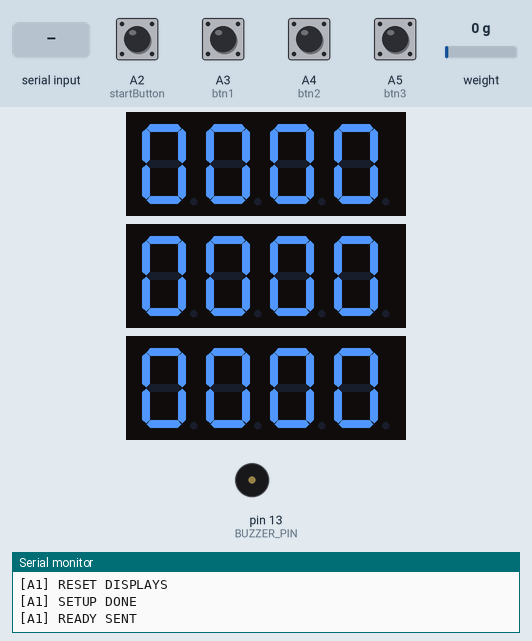
A sketch run on a simulated Arduino Uno, built with avr-gcc and run on an emulated ATmega328P. Shown: 3 × 4-digit seven-segment display, buzzer (waves = sounding), the last lines printed to the serial monitor. Inputs (shaded band) come from the test bench; at power-on: A2 (startButton), A3 (btn1), A4 (btn2), A5 (btn3) HIGH, weight on the scale 0 g.

Above: at 1.4 s.
1.5 s: A2 (startButton) pulled LOW for 1 s
At 2.32 s:
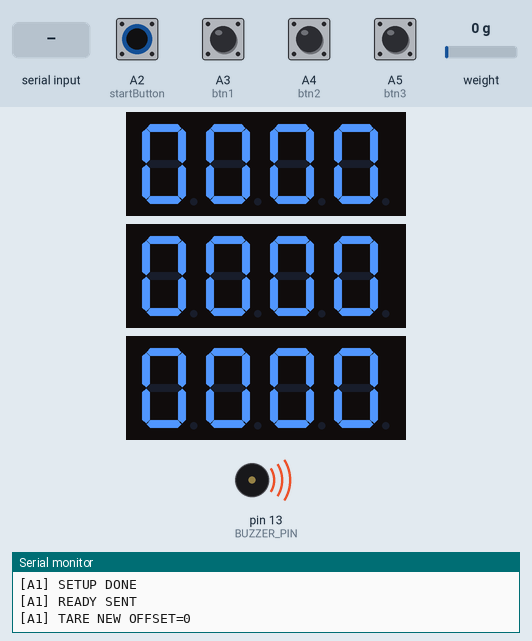
4.0 s: "DO_WEIGH\n" received over the second serial link
5.7 s: A3 (btn1) pulled LOW for 0.15 s
At 5.76 s:
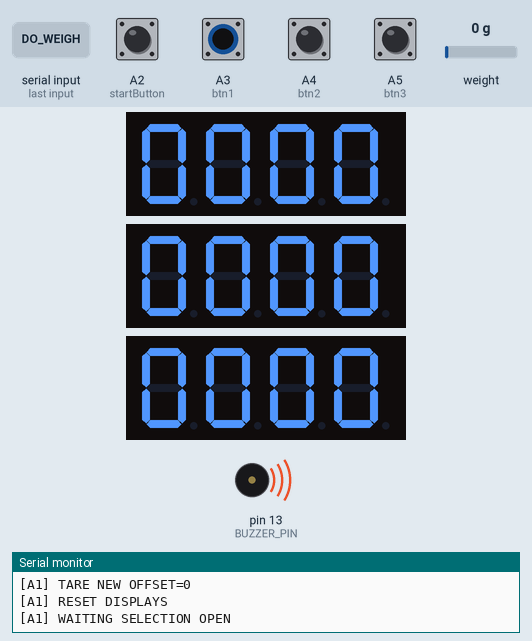
Timing chart, 0 to 8.7 s (numbered marks = the images above; inputs shaded):
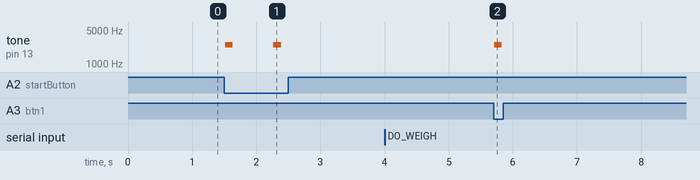

The sketch:

format1.ino
```cpp
#include <SoftwareSerial.h>
#include "HX711.h"
#include <TM1637Display.h>
#include <avr/wdt.h>

#define startButton A2
#define btn1 A3
#define btn2 A4
#define btn3 A5

#define R1 10
#define R2 11
#define R3 12
#define ON LOW
#define OFF HIGH

#define BUZZER_PIN 13

void beepShort()
{
  tone(BUZZER_PIN, 2500);
  delay(120);
  noTone(BUZZER_PIN);
}

void beepError()
{
  tone(BUZZER_PIN, 800);
  delay(250);
  noTone(BUZZER_PIN);
}

#define RX 8
#define TX 9
SoftwareSerial link(RX, TX);

#define HX_DT A0
#define HX_SCK A1
HX711 scale;

TM1637Display d1(6, 7);
TM1637Display d2(4, 5);
TM1637Display d3(2, 3);

long hxOffset = 0;
float hxScale = 210.0;
float heavyLimit = 5.0;

const int SMALL_TIME = 60;
const int MEDIUM_TIME = 180;
const int LARGE_TIME = 300;

bool busyA2 = false;
bool waitingSelection = false;
bool rewardPending = false;
bool selectionUsed = false;

bool r1run = false, r2run = false, r3run = false;
unsigned long r1end = 0, r2end = 0, r3end = 0;

int selectionSec = 0;

bool b1state = false, b2state = false, b3state = false;
unsigned long blinkAt = 0;

unsigned long selectionStartTime = 0;
int transactionTimeoutSec = 10;

long readScaleWithTimeout(unsigned long timeoutMs = 100)
{
  unsigned long start = millis();
  while (!scale.is_ready())
  {
    if (millis() - start > timeoutMs)
      return 0;
    delay(1);
  }
  return scale.read();
}

float grams()
{
  long raw = readScaleWithTimeout();
  return -(raw - hxOffset) / hxScale;
}

void tare()
{
  long sum = 0;
  for (int i = 0; i < 3; i++)
  {
    sum += readScaleWithTimeout();
    delay(5);
  }
  hxOffset = sum / 3;
  Serial.print("[A1] TARE NEW OFFSET=");
  Serial.println(hxOffset);
}

void showTimer(TM1637Display &d, int sec, bool blink)
{
  int m = sec / 60;
  int s = sec % 60;
  uint8_t dots = blink ? 0b01000000 : 0;
  d.showNumberDecEx(m * 100 + s, dots, true);
}

void resetDisplays()
{
  d1.showNumberDecEx(0, 0, true);
  d2.showNumberDecEx(0, 0, true);
  d3.showNumberDecEx(0, 0, true);
  Serial.println("[A1] RESET DISPLAYS");
}

void startRelay(int id, int sec)
{
  Serial.print("[A1] START RELAY ");
  Serial.print(id);
  Serial.print(" TIME=");
  Serial.println(sec);

  if (id == 1)
  {
    r1run = true;
    r1end = millis() + sec * 1000UL;
    digitalWrite(R1, ON);
  }

  if (id == 2)
  {
    r2run = true;
    r2end = millis() + sec * 1000UL;
    digitalWrite(R2, ON);
  }

  if (id == 3)
  {
    r3run = true;
    r3end = millis() + sec * 1000UL;
    digitalWrite(R3, ON);
  }
}

unsigned long extendTime(unsigned long endTime, int sec)
{
  unsigned long now = millis();
  unsigned long base = (endTime > now) ? endTime : now;
  return base + (unsigned long)sec * 1000UL;
}

void updateRelays()
{
  unsigned long now = millis();

  if (now - blinkAt >= 1000)
  {
    blinkAt = now;
    b1state = !b1state;
    b2state = !b2state;
    b3state = !b3state;
  }

  if (r1run)
  {
    if (now >= r1end)
    {
      r1run = false;
      digitalWrite(R1, OFF);
      d1.showNumberDecEx(0, 0, true);
      Serial.println("[A1] RELAY 1 END");
    }
    else
    {
      showTimer(d1, (r1end - now) / 1000, b1state);
    }
  }

  if (r2run)
  {
    if (now >= r2end)
    {
      r2run = false;
      digitalWrite(R2, OFF);
      d2.showNumberDecEx(0, 0, true);
      Serial.println("[A1] RELAY 2 END");
    }
    else
    {
      showTimer(d2, (r2end - now) / 1000, b2state);
    }
  }

  if (r3run)
  {
    if (now >= r3end)
    {
      r3run = false;
      digitalWrite(R3, OFF);
      d3.showNumberDecEx(0, 0, true);
      Serial.println("[A1] RELAY 3 END");
    }
    else
    {
      showTimer(d3, (r3end - now) / 1000, b3state);
    }
  }
}

void setup()
{
  Serial.begin(9600);
  link.begin(4800);
  wdt_disable();

  pinMode(startButton, INPUT_PULLUP);
  pinMode(btn1, INPUT_PULLUP);
  pinMode(btn2, INPUT_PULLUP);
  pinMode(btn3, INPUT_PULLUP);

  pinMode(R1, OUTPUT);
  pinMode(R2, OUTPUT);
  pinMode(R3, OUTPUT);
  pinMode(BUZZER_PIN, OUTPUT);

  digitalWrite(R1, OFF);
  digitalWrite(R2, OFF);
  digitalWrite(R3, OFF);

  d1.setBrightness(7);
  d2.setBrightness(7);
  d3.setBrightness(7);

  scale.begin(HX_DT, HX_SCK);

  resetDisplays();
  Serial.println("[A1] SETUP DONE");

  link.println("RESET");
  delay(200);
  link.println("READY");

  Serial.println("[A1] READY SENT");
}

void loop()
{
  updateRelays();

  if (waitingSelection &&
      millis() - selectionStartTime > transactionTimeoutSec * 1000UL)
  {
    waitingSelection = false;
    rewardPending = false;
    selectionUsed = true;
    Serial.println("[A1] TIMEOUT CANCEL");
    resetDisplays();
  }

  if (digitalRead(startButton) == LOW)
  {
    static unsigned long last = 0;
    if (millis() - last > 300)
    {
      {
        beepShort();
        tare();
        link.println("START");
        busyA2 = true;
      }
      last = millis();
    }
  }

  static int last1 = HIGH, last2 = HIGH, last3 = HIGH;

  int cur1 = digitalRead(btn1);
  int cur2 = digitalRead(btn2);
  int cur3 = digitalRead(btn3);

  bool canAdd = waitingSelection && !selectionUsed;

  if (canAdd && last1 == HIGH && cur1 == LOW)
  {
    beepShort();
    if (r1run)
      r1end = extendTime(r1end, selectionSec);
    else
      startRelay(1, selectionSec);

    selectionUsed = true;
    waitingSelection = false;
    rewardPending = false;

    Serial.println("[A1] BTN1 USED - ADD ONCE");
  }
  last1 = cur1;

  if (canAdd && last2 == HIGH && cur2 == LOW)
  {
    beepShort();
    if (r2run)
      r2end = extendTime(r2end, selectionSec);
    else
      startRelay(2, selectionSec);

    selectionUsed = true;
    waitingSelection = false;
    rewardPending = false;

    Serial.println("[A1] BTN2 USED - ADD ONCE");
  }
  last2 = cur2;

  if (canAdd && last3 == HIGH && cur3 == LOW)
  {
    beepShort();
    if (r3run)
      r3end = extendTime(r3end, selectionSec);
    else
      startRelay(3, selectionSec);

    selectionUsed = true;
    waitingSelection = false;
    rewardPending = false;

    Serial.println("[A1] BTN3 USED - ADD ONCE");
  }
  last3 = cur3;

  if (link.available())
  {
    String msg = link.readStringUntil('\n');
    msg.trim();

    if (msg == "READY")
      busyA2 = false;

    if (msg.startsWith("SIZE:"))
    {
      String sz = msg.substring(5);
      if (sz == "S")
        selectionSec = SMALL_TIME;
      else if (sz == "M")
        selectionSec = MEDIUM_TIME;
      else
        selectionSec = LARGE_TIME;

      link.println("WEIGH");
    }

    if (msg == "DO_WEIGH")
    {
      float g = grams();

      if (g <= heavyLimit)
      {
        link.println("ACCEPT");
        resetDisplays();
        waitingSelection = true;
        rewardPending = true;
        selectionStartTime = millis();
        selectionUsed = false;
        Serial.println("[A1] WAITING SELECTION OPEN");
      }
      else
      {
        beepError();
        link.println("REJECT");
        resetDisplays();
      }
    }
  }

  delay(20);
}
```

Measured:
- after the input at 1.5 s, tone on pin 13 (BUZZER_PIN): alternates 2500 Hz for 0.12 s and silent for 0.63 s, 4 changes in all, then stays silent, starting at once
- after the input at 5.7 s, tone on pin 13 (BUZZER_PIN): silent → 2500 Hz at once, → silent 0.12 s later
